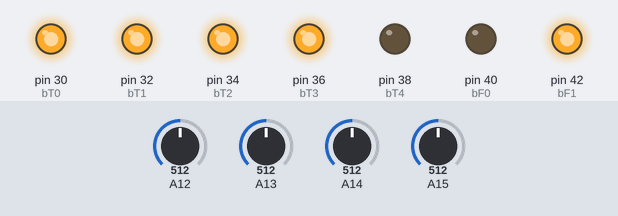
Simulated run of this sketch. Board: Arduino Mega 2560, built with avr-gcc and run on an emulated ATmega2560. Shown: output pins drawn as LEDs (lit = HIGH). Inputs (shaded band) come from the test bench; at power-on: A14 = 512, A15 = 512, A12 = 512, A13 = 512. WiFi joins after 1.5 s; servers stay silent unless stated.

Above: at 1.2 s.
1.3 s: A14 set to 306
At 2.4 s:
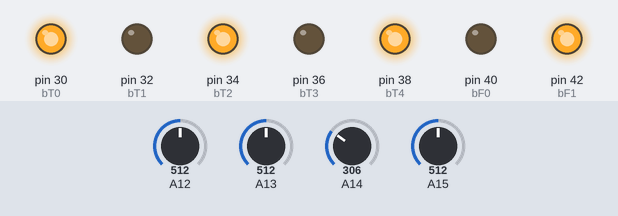
4.3 s: A15 set to 290
At 6.7 s:
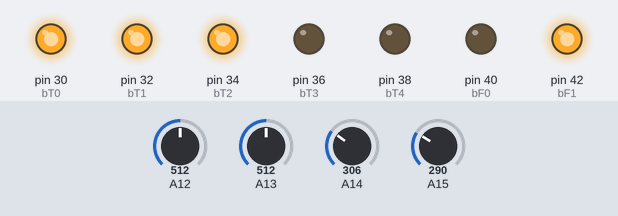
7.3 s: A14 set to 290
At 9.2 s:
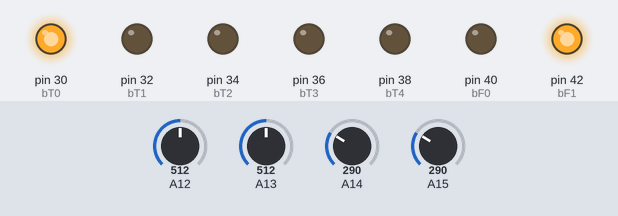
10.3 s: A14 set to 30
At 11.5 s:
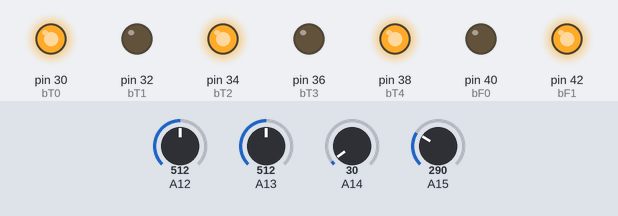
12.4 s: A12 set to 62
14.7 s: A12 set to 55
At 16.1 s:
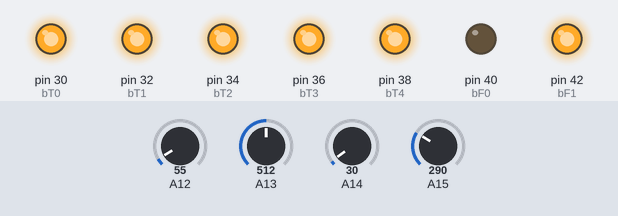
Timing chart, 0 to 17.7 s (numbered marks = the images above; inputs shaded):
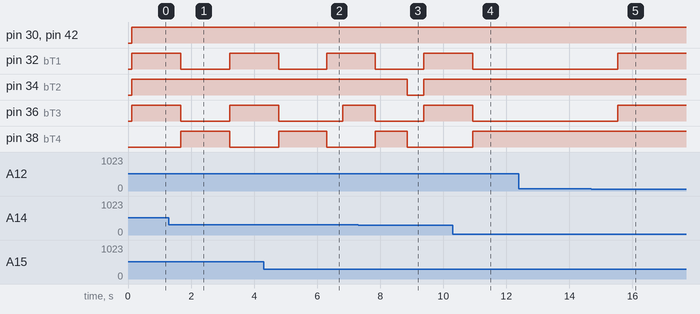

Measured:
- the behaviour switches between 58 and 57 on A12 (found by bisection; images 4 and 5)
- after the input at 1.3 s, pin 32 (bT1), pin 36 (bT3): HIGH → LOW after 0.38 s, → HIGH 1.6 s later; pin 38 (bT4): LOW → HIGH after 0.38 s, → LOW 1.6 s later
- after the input at 4.3 s, pin 32 (bT1): HIGH → LOW after 0.48 s, → HIGH 1.5 s later; pin 36 (bT3): HIGH → LOW after 0.48 s, → HIGH 2.0 s later; pin 38 (bT4): LOW → HIGH after 0.48 s, → LOW 1.5 s later
- after the input at 7.3 s, pin 32 (bT1), pin 36 (bT3): HIGH → LOW after 0.54 s, → HIGH 1.5 s later; pin 34 (bT2): HIGH → LOW after 1.6 s, → HIGH 0.52 s later; pin 38 (bT4): LOW → HIGH after 0.54 s, → LOW 1.0 s later
- after the input at 10.3 s, pin 32 (bT1), pin 36 (bT3): HIGH → LOW after 0.63 s; pin 38 (bT4): LOW → HIGH after 0.63 s
- after the input at 12.4 s, every drawn part: stays the same
- after the input at 14.7 s, pin 32 (bT1), pin 36 (bT3): LOW → HIGH after 0.83 s

The sketch:

SistCtrl_Midleware.ino
```cpp
#include <PID_v1.h>
#include <SPI.h>
#include <Ethernet.h>
#include <string.h>

//definições do sistema de comunicação

//definições do sistema de controle
  //regulagem do termistor - Coef. de Steinhart-Hart
    #define coefA 0.001339011813
    #define coefB 0.0002141387336
    #define coefC 0.00000003269034923

  //temporização do filtro
    #define periodo 15        //em minutos
    #define tempoVazaoMax 1   //em períodos
    #define cicloTotal 4      //em períodos

  //regulagem do sistema PID
    #define aquecKp 50
    #define aquecKi 5
    #define aquecKd 50

    #define resfrKp 50
    #define resfrKi 5
    #define resfrKd 50

    #define tempoAmostra 500

  //regulagem da temperatura
    #define tolerancia 0.00 //°C
    #define fatorEvap 2.5   //°C
    #define fatorResfr 0.5  //°C

  //regulagem das médias de leituras
    #define qtdCiclos 60
    #define arred 0.001
    #define qtdDesprezada 5 // qtd de maiores e menores (valor x2)

  //portas de escrita dos bits de controle do filtro e da temperatura
    #define bT0 30
    #define bT1 32
    #define bT2 34
    #define bT3 36
    #define bT4 38

    #define bF0 40
    #define bF1 42

  //portas de leitura dos termístores
    #define termistor01 A14
    #define termistor02 A15
    #define termistor03 A12
    #define termistor04 A13

//variáveis de intercâmbio:
double tempAtual;
double tempSet;
double filtroAtual;
double filtroSet;

//variáveis do sistema de controle
int ctrlTemp[5], ctrlFiltro[2], iMedia = 0, iLoop = 0, i, tempoAtual, filtroOp, ctrlPID;
double valorResistencia[4], ctrlAquecPID, ctrlResfrPID, tempAguaAtual, tempArAtual, tempMediaAgua[qtdCiclos], tempMediaAr[qtdCiclos], tempCalcAgua[qtdCiclos], tempCalcAr[qtdCiclos];
PID aquec(&tempAguaAtual, &ctrlAquecPID, &tempSet, aquecKp, aquecKi, aquecKd, P_ON_M, DIRECT);
PID resfr(&tempAguaAtual, &ctrlResfrPID, &tempSet, resfrKp, resfrKi, resfrKd, P_ON_M, REVERSE);

//variáveis do sistema de comunicação
double tempinput = 25;
double Pinotemperature = 0; //LDR no pino analógico 8
double temperature = 0; //Valor lido do Pinotemperature
char aquariumCicle[] = "MAXIMUM";

byte mac[] = {
  0xDE, 0xAD, 0xBE, 0xEF, 0xFE, 0xED };
IPAddress ip(192,168,1,102); // ip in lan
IPAddress gateway(192,168,1,1); // internet access via router
IPAddress subnet(255,255,255,0); //subnet mask
IPAddress myserver(192,168,1,106); // Kevin Adress - NEED TO CONFIGURE

EthernetServer server(84);//server port
EthernetClient client;
String readString;

// ####################

void setup()
{
  //Inicialização do sistema de comunicação
   Ethernet.begin(mac, ip, subnet, gateway);
   server.begin();
   filtroSet = 1;

//Inicialização do sistema de controle
  Serial.begin(230400);
  //Setup dos algoritmos PID
  aquec.SetMode(AUTOMATIC);
  aquec.SetOutputLimits(0, 15);
  aquec.SetSampleTime(tempoAmostra);

  resfr.SetMode(AUTOMATIC);
  resfr.SetOutputLimits(-10, 15);
  resfr.SetSampleTime(tempoAmostra);

  //Setup dos barramentos
  pinMode(bT0, OUTPUT);
  pinMode(bT1, OUTPUT);
  pinMode(bT2, OUTPUT);
  pinMode(bT3, OUTPUT);
  pinMode(bT4, OUTPUT);
  pinMode(bF0, OUTPUT);
  pinMode(bF1, OUTPUT);

  for (i=0; i<qtdCiclos; i++)
  {
    tempMediaAgua[i] = (lerTermistor(termistor01)+lerTermistor(termistor02))/2;
  }
  for (i=0; i<qtdCiclos; i++)
  {
    tempMediaAr[i] = (lerTermistor(termistor03)+lerTermistor(termistor04))/2;
  }
}

void loop() {
// Iniciar sistema de comunicação

  // ler o valor de tempearuta
      temperature = tempAtual;
  // ler o valor do filtro
  if (filtroAtual == 0)
     {strcpy(aquariumCicle, "OFF");
      }
  if (filtroAtual == 1)
     {strcpy(aquariumCicle, "MAXIMUM");
      }
  if (filtroAtual == 2)
     {strcpy(aquariumCicle, "ON");
      }

 EthernetClient client = server.available();
  if (client) {
    while (client.connected()) {
      if (client.available()) {
        char c = client.read();

        //read char by char HTTP request
        if (readString.length() < 300) {

          //store characters to string
          readString += c;
          //Serial.print(c);
        }

        //if HTTP request has ended
        if (c == '\n') {

          ///////////////
          Serial.println(readString); //print to serial monitor for debuging

            //now output HTML data header
          if(readString.indexOf('?') >=0) { //don't send new page
            client.println("HTTP/1.1 204 Myaquarium");
            client.println();
            client.println();
          }
          else {
            client.println("HTTP/1.1 200 OK"); //send new page
            client.println("Refresh: 2"); //Reload the page each 2sec
            client.println("Content-Type: application/json");
            client.println();
            //Configura o texto e imprime o titulo no browser
            client.print("{\"temperature\":");
            client.print(temperature);
            //if (temperature < tempinput)
            //{ temperature= temperature + 0.2;
            //  }
            //else
            //{ temperature= temperature - 0.4;
            //  }
            client.print(",");
            client.print(" \"aquariumCicle\":");
            client.print("\"");
            for (int i = 0 ; i < sizeof(aquariumCicle) - 1; i++)
              {
                client.print(aquariumCicle[i]);
              }
            client.print("\"");
            client.print("}");
          }

          delay(1);
          //stopping client
          client.stop();

         /* if (aquariumCicle == "OFF")
              {filtroSet = 0;}
          if (aquariumCicle == "MAXIMUM")
              {filtroSet = 1;}
          if (aquariumCicle == "ON")
              {filtroSet = 2;}*/

          ///////////////////// control arduino pin


        }
      }
    }
  }

//Início do sistema de controle

  //Cálculo das médias das temperaturas ----------------------------------------------
    if (iMedia > qtdCiclos)
    {
      iMedia = 0;
    }

    tempMediaAgua[iMedia] = (lerTermistor(termistor01) + lerTermistor(termistor02))/2;
    tempMediaAr[iMedia] = (lerTermistor(termistor03) + lerTermistor(termistor04))/2;

    iMedia++;

    tempAguaAtual = 0;
    tempArAtual = 0;

    for (i=0; i<qtdCiclos; i++)
    {
      tempCalcAgua[i] = tempMediaAgua[i];
      tempCalcAr[i] = tempMediaAr[i];
    }

    BubbleSort(tempCalcAgua, qtdCiclos);
    BubbleSort(tempCalcAr, qtdCiclos);

    for (i=qtdDesprezada; i<qtdCiclos-qtdDesprezada; i++)
    {
      tempAguaAtual = tempAguaAtual + tempCalcAgua[i];
      tempArAtual = tempArAtual + tempCalcAr[i];
    }

    tempAguaAtual = tempAguaAtual / (qtdCiclos - qtdDesprezada * 2);
    tempArAtual = tempArAtual / (qtdCiclos - qtdDesprezada * 2);

    tempAguaAtual = (1/arred) * tempAguaAtual;
    tempAguaAtual = round(tempAguaAtual);
    tempAguaAtual = tempAguaAtual / (1/arred);

    tempAtual = tempAguaAtual;

    tempArAtual = (1/arred) * tempArAtual;
    tempArAtual = round(tempArAtual);
    tempArAtual = tempArAtual / (1/arred);

  //Cálculo do algoritmo PID --------------------------------------------------------
    aquec.Compute();
    resfr.Compute();

    if (tempSet <= tempArAtual - fatorEvap)
    {
      ctrlPID = -ctrlResfrPID;
    }
    else if (tempAguaAtual > tempSet + fatorResfr)
    {
      ctrlPID = -ctrlResfrPID;
    }
    else if (tempSet > tempArAtual - fatorEvap)
    {
      ctrlPID = ctrlAquecPID;
    }

  //Cálculo do ciclo do filtro ------------------------------------------------------
    tempoAtual = millis()/1000/60/periodo%(cicloTotal);

    if (filtroSet == 0)
      filtroOp = 0;
    else if (filtroSet == 1)
      filtroOp = 1;
    else if (filtroSet ==2)
    {
      if (tempoAtual < tempoVazaoMax)
        filtroOp = 1;
      else if (tempoAtual >= tempoVazaoMax)
        filtroOp = 2;
    }

  //Codicifação dos valores para os módulos de controle -----------------------------
    encodeCtrlTemp (ctrlPID);
    encodeCtrlFiltro (filtroOp);

    enviaCtrlTemp ();
    enviaCtrlFiltro ();

    filtroAtual = decodeCtrlFiltro();

  //Envio dos valores por Serial (remover quando o sistema estiver completo) -------
    /*Serial.println("---------------");
    Serial.print("tempSet: ");
    Serial.println(tempSet);
    Serial.print("filtroSet: ");
    Serial.println(filtroSet);
    Serial.println(" - - - - - - - ");
    Serial.print("tempAguaAtual: ");
    Serial.println(tempAguaAtual);
    Serial.print("tempArAtual: ");
    Serial.println(tempArAtual);
    Serial.println(" - - - - - - - ");
    Serial.print("PID: ");
    Serial.print(ctrlPID);
    Serial.print(" (aquec: ");
    Serial.print(ctrlAquecPID);
    Serial.print(", resfr: ");
    Serial.print(ctrlResfrPID);
    Serial.println(")");
    Serial.println(" - - - - - - - ");
    Serial.print("ctrlTemp: ");
    Serial.print(ctrlTemp[4]);
    Serial.print(":");
    Serial.print(ctrlTemp[0]);
    Serial.print(ctrlTemp[1]);
    Serial.print(ctrlTemp[2]);
    Serial.println(ctrlTemp[3]);
    Serial.print("ctrlFiltro: ");
    Serial.print(ctrlFiltro[0]);
    Serial.println(ctrlFiltro[1]);
    Serial.print("filtroAtual: ");
    Serial.println(filtroAtual);
    Serial.println(" - - - - - - - ");
    Serial.print("tempoAtual: ");
    Serial.println(tempoAtual);
    delay(300);*/

  //Fim do sistema de controle;
}

//Funções usadas pelo sistema de controle -------------------------------------------

void BubbleSort(double vetor[], int tamanho) //Função de ordenação de vetores
{
  double aux;
  int i, j;
  for(j=tamanho-1; j>=1; j--)
  {
    for(i=0; i<j; i++)
    {
      if(vetor[i]>vetor[i+1])
      {
        aux=vetor[i];
        vetor[i]=vetor[i+1];
        vetor[i+1]=aux;
      }
    }
  }
}

double lerTermistor(int entrada)                                            //Lê o Termistor na entrada analógica "entrada"
{
 double Temp;
 double inVal = analogRead(entrada);                                        //lê o valor do Termistor
 double rVal = ((5/((inVal/1024)*5))-1)*10000;                              //converte o valor lido para um valor de resistência
 double logVal = log(rVal);                                                 //faz o logarítmo do valor de resistência
 Temp = 1/(coefA + coefB * logVal  + coefC * logVal * logVal * logVal);     //calcula a temperatura através da fórmula de Steinhart-Hart
 Temp = Temp - 273.15;                                                      //converte para °C e soma a calibragem
 return Temp;                                                               //retorna o valor em °C
}

void encodeCtrlTemp (int PIDTemp)                                 //Converte o valor de controle da saída do PID em valor Binário com indicação de Resfriamento ou Aquecimento
{
  if (PIDTemp > 0)
  {
    int valor = PIDTemp;
    ctrlTemp[4] = 1;
    ctrlTemp[3] = valor % 2;
    valor = valor / 2;
    ctrlTemp[2] = valor % 2;
    valor = valor / 2;
    ctrlTemp[1] = valor % 2;
    valor = valor / 2;
    ctrlTemp[0] = valor % 2;
  }
  else if (PIDTemp < 0)
  {
    int valor = -PIDTemp;
    ctrlTemp[4] = 0;
    ctrlTemp[3] = valor % 2;
    valor = valor / 2;
    ctrlTemp[2] = valor % 2;
    valor = valor / 2;
    ctrlTemp[1] = valor % 2;
    valor = valor / 2;
    ctrlTemp[0] = valor % 2;
  }
  else if (PIDTemp == 0)
  {
    ctrlTemp[4] = 0;
    ctrlTemp[3] = 0;
    ctrlTemp[2] = 0;
    ctrlTemp[1] = 0;
    ctrlTemp[0] = 0;
  }
}

void encodeCtrlFiltro (int Filtro)                                 //Converte o valor de controle da saída do PID em valor Binário com indicação de Resfriamento ou Aquecimento
{
  if (Filtro > 0)
  {
    int valor = Filtro;
    ctrlFiltro[1] = valor % 2;
    valor = valor / 2;
    ctrlFiltro[0] = valor % 2;
  }
  else if (Filtro == 0)
  {
    ctrlFiltro[1] = 0;
    ctrlFiltro[0] = 0;
  }
}

void enviaCtrlTemp ()
{
  if (ctrlTemp[0] == 0)
    digitalWrite(bT0, LOW);
  else if (ctrlTemp[0] == 1)
    digitalWrite(bT0, HIGH);

  if (ctrlTemp[1] == 0)
    digitalWrite(bT1, LOW);
  else if (ctrlTemp[1] == 1)
    digitalWrite(bT1, HIGH);

  if (ctrlTemp[2] == 0)
    digitalWrite(bT2, LOW);
  else if (ctrlTemp[2] == 1)
    digitalWrite(bT2, HIGH);

  if (ctrlTemp[3] == 0)
    digitalWrite(bT3, LOW);
  else if (ctrlTemp[3] == 1)
    digitalWrite(bT3, HIGH);

  if (ctrlTemp[4] == 0)
    digitalWrite(bT4, LOW);
  else if (ctrlTemp[4] == 1)
    digitalWrite(bT4, HIGH);
}

void enviaCtrlFiltro ()
{
  if (ctrlFiltro[0] == 0)
    digitalWrite(bF0, LOW);
  else if (ctrlFiltro[0] == 1)
    digitalWrite(bF0, HIGH);

  if (ctrlFiltro[1] == 0)
    digitalWrite(bF1, LOW);
  else if (ctrlFiltro[1] == 1)
    digitalWrite(bF1, HIGH);
}

int decodeCtrlFiltro()                                 //Converte o valor de controle binário com indicação de Resfriamento ou Aquecimento em sinal.
{
  int estadoAtual = 0;

  if (ctrlFiltro[1] == 1)
    estadoAtual = estadoAtual + 1;

  if (ctrlFiltro[0] == 1)
    estadoAtual = estadoAtual + 2;
  return estadoAtual;
}
```
